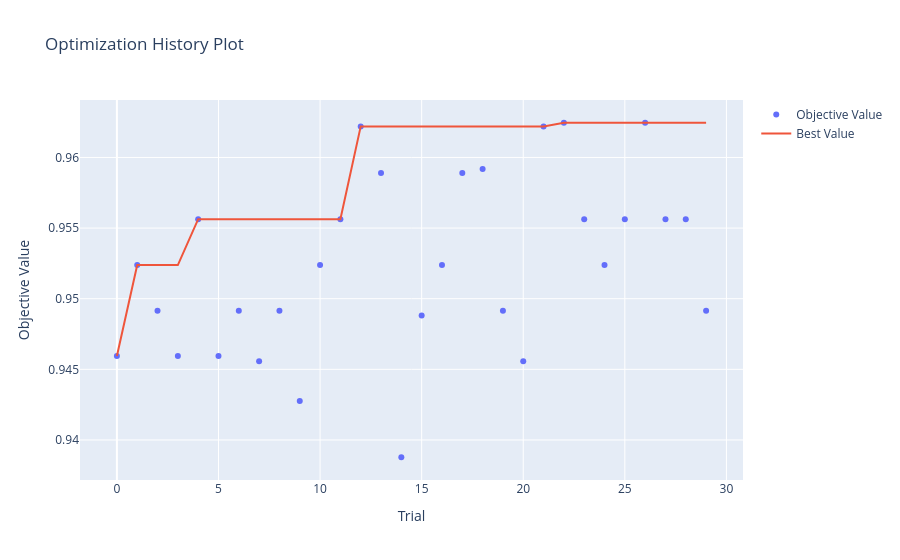

The code cell stored with this chart in its notebook:
### Markdown cell above
---

## Задание 5 — Запуск Optuna

**Что нужно сделать:**
1. Создайте study: `study = optuna.create_study(direction='maximize')`
2. Запустите: `study.optimize(objective, n_trials=30, show_progress_bar=True)`
3. Выведите `study.best_params` и `study.best_value`
4. Постройте график оптимизации: `optuna.visualization.plot_optimization_history(study)`

30 триалов × CatBoost до 3000 итераций = может занять 10–20 минут. Если времени мало — установите `n_trials=15` или `iterations` до 1000 в `objective`.

### Code cell
from optuna.visualization import plot_optimization_history
import matplotlib.pyplot as plt
# Создаём study с направлением максимизации (F1)
study = optuna.create_study(direction='maximize')

# Запускаем оптимизацию на 30 trials
study.optimize(objective, n_trials=30, show_progress_bar=True)

# Выводим лучшие параметры и лучшее значение F1
print("Лучшие гиперпараметры:", study.best_params)
print("Лучшее значение F1 (spam):", study.best_value)

# Строим график истории оптимизации
fig = plot_optimization_history(study)
fig.show()
# Если в Jupyter/ноутбуке требуется явное отображение:
# plt.show()

### Figure 1 — Plotly figure (JSON) as saved in the notebook; plotly's stock layout.template omitted (floating-point values rounded to 4 significant figures)
{"data": [{"mode": "markers", "name": "Objective Value", "type": "scatter", "x": [0, 1, 2, 3, 4, 5, 6, 7, 8, 9, 10, 11, 12, 13, 14, 15, 16, 17, 18, 19, 20, 21, 22, 23, 24, 25, 26, 27, 28, 29], "y": [0.9459, 0.9524, 0.9492, 0.9459, 0.9556, 0.9459, 0.9492, 0.9456, 0.9492, 0.9428, 0.9524, 0.9556, 0.9622, 0.9589, 0.9388, 0.9488, 0.9524, 0.9589, 0.9592, 0.9492, 0.9456, 0.9622, 0.9625, 0.9556, 0.9524, 0.9556, 0.9625, 0.9556, 0.9556, 0.9492]}, {"mode": "lines", "name": "Best Value", "type": "scatter", "x": [0, 1, 2, 3, 4, 5, 6, 7, 8, 9, 10, 11, 12, 13, 14, 15, 16, 17, 18, 19, 20, 21, 22, 23, 24, 25, 26, 27, 28, 29], "y": [0.9459, 0.9524, 0.9524, 0.9524, 0.9556, 0.9556, 0.9556, 0.9556, 0.9556, 0.9556, 0.9556, 0.9556, 0.9622, 0.9622, 0.9622, 0.9622, 0.9622, 0.9622, 0.9622, 0.9622, 0.9622, 0.9622, 0.9625, 0.9625, 0.9625, 0.9625, 0.9625, 0.9625, 0.9625, 0.9625]}, {"marker": {"color": "#cccccc"}, "mode": "markers", "name": "Infeasible Trial", "showlegend": false, "type": "scatter", "x": [], "y": []}], "layout": {"title": {"text": "Optimization History Plot"}, "xaxis": {"title": {"text": "Trial"}}, "yaxis": {"title": {"text": "Objective Value"}}}}
